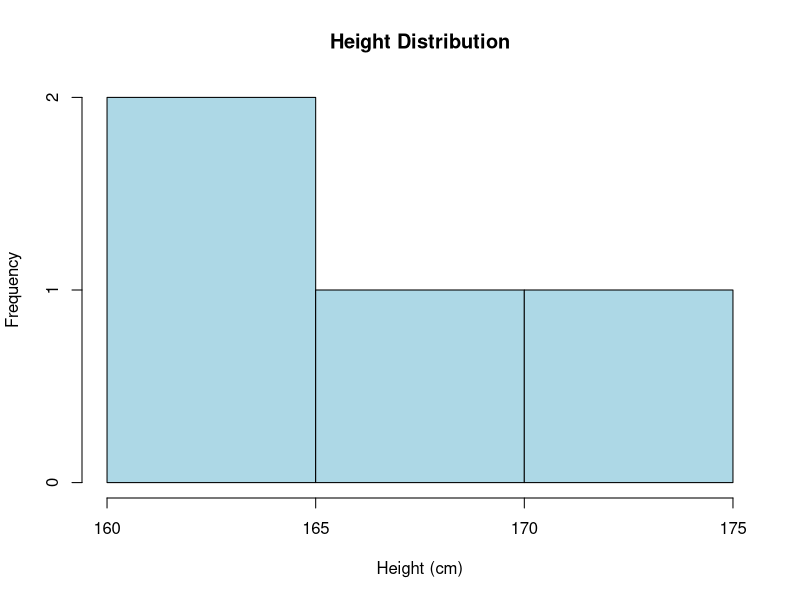
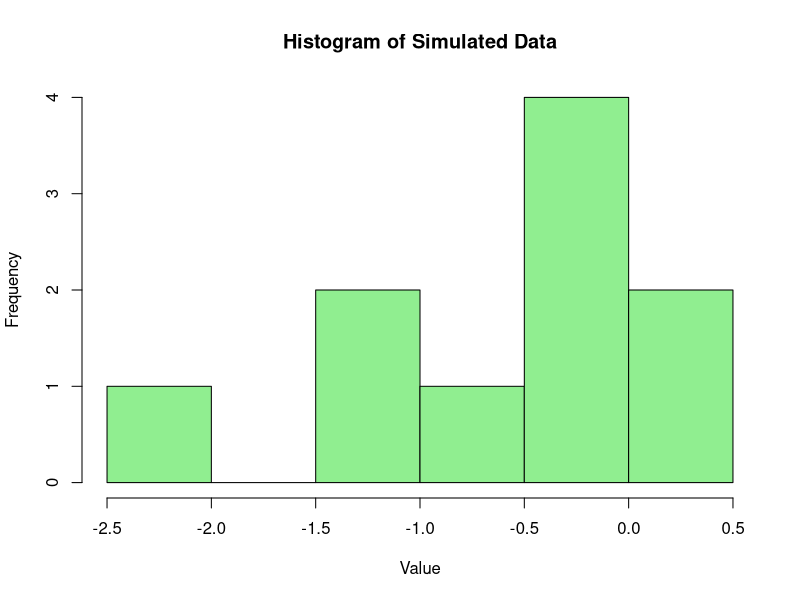
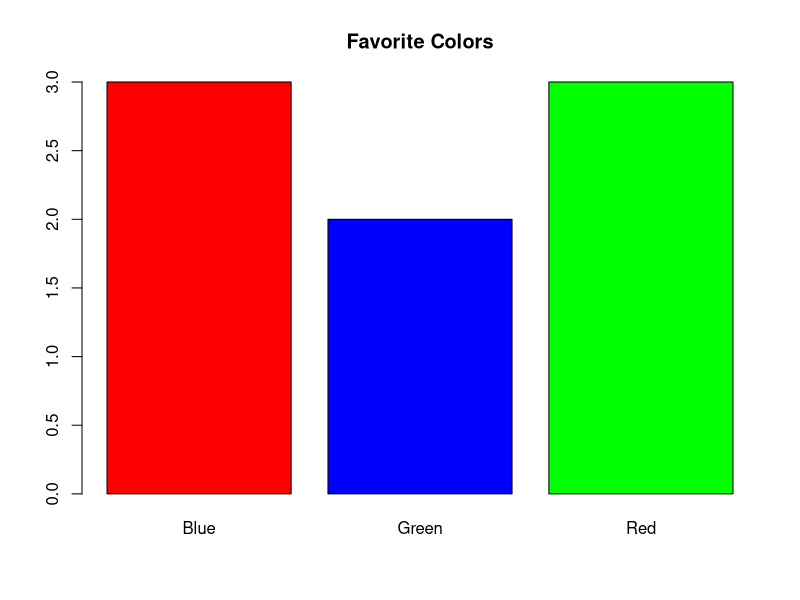
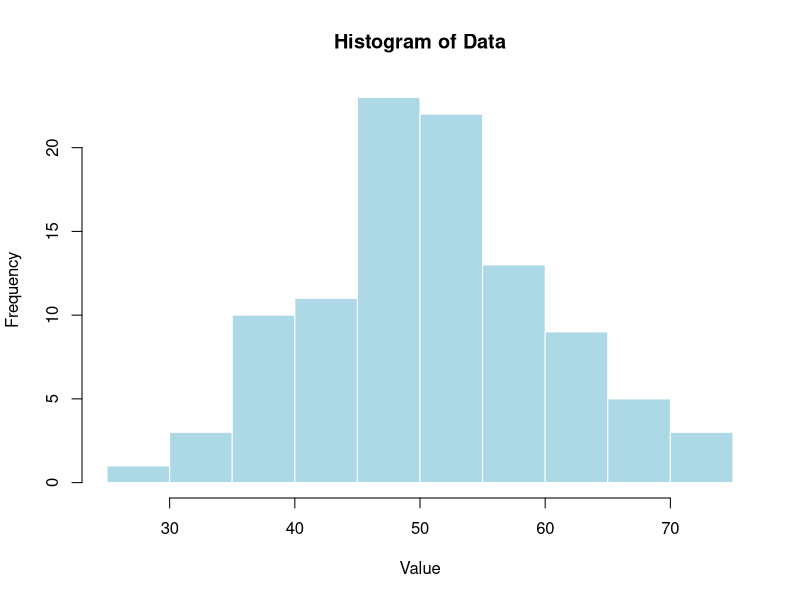
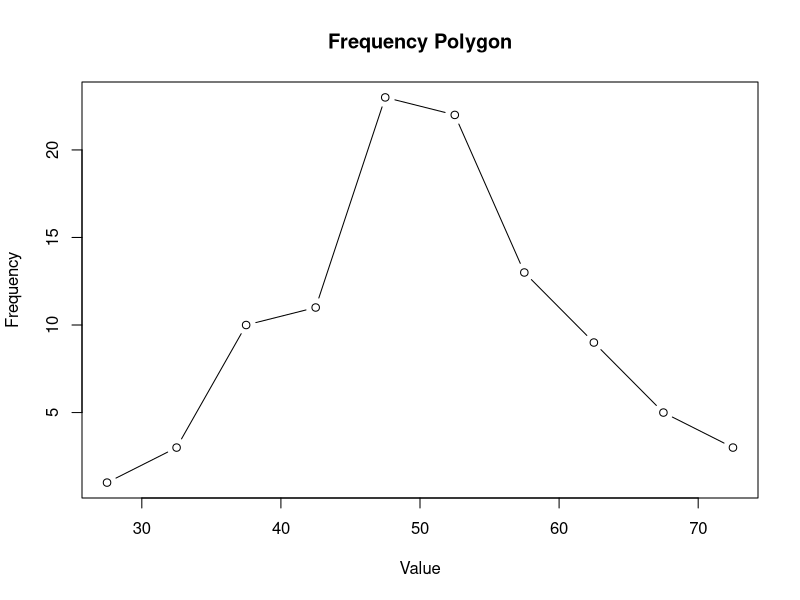
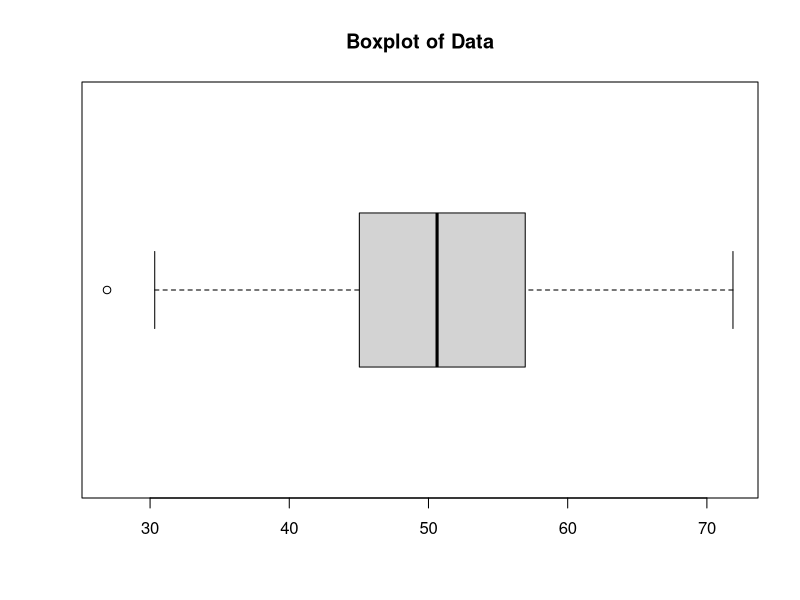
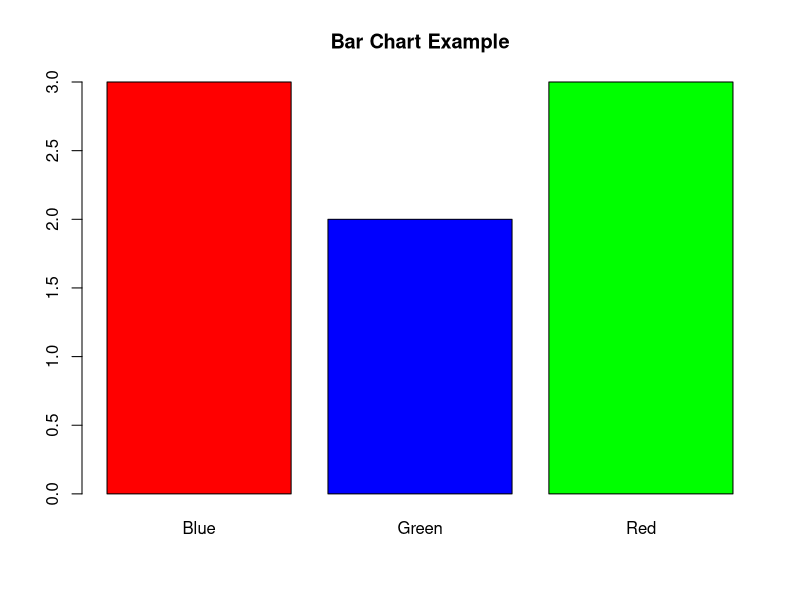
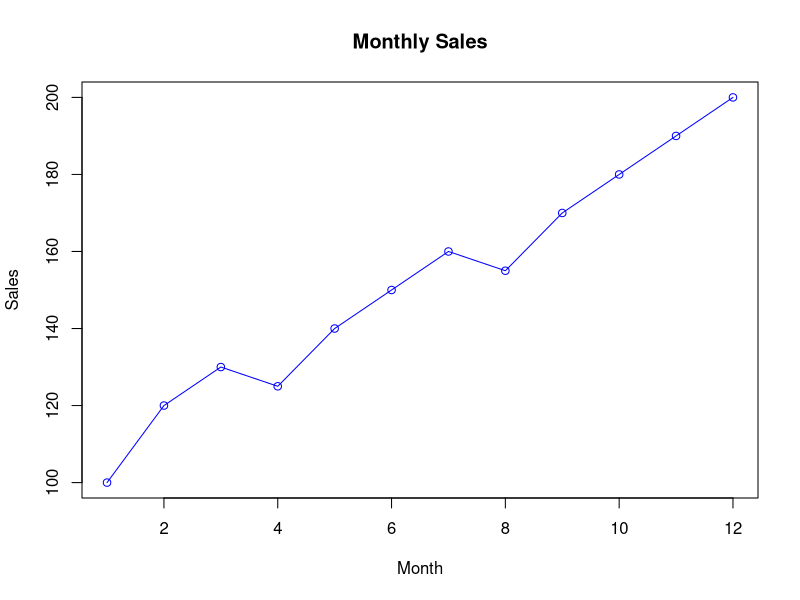

Reproduce these figures in R, in order.
## ---- chunk 1
# Simulate a small dataset
set.seed(123)
data <- c(5, 7, 8, 6, 9, 10)

# Compute descriptive statistics
mean(data)      # Average
median(data)    # Middle value
sd(data)        # Standard deviation
## ---- chunk 2
# Qualitative and quantitative variables
gender <- c("Male", "Female", "Female", "Male")
height <- c(170, 165, 160, 175)

table(gender)   # Frequency of categories
mean(height)    # Average height
## ---- chunk 3
quantile(height, probs = c(0.25, 0.5, 0.75))
## ---- chunk 4
hist(height,
     main = "Height Distribution",
     xlab = "Height (cm)",
     col = "lightblue")
## ---- chunk 5
sum(height)
## ---- chunk 6
height_m <- height / 100
height_m
## ---- chunk 7
log_height <- log(height)
log_height
## ---- chunk 8
set.seed(111)
x <- rnorm(10)
x
mean(x)
median(x)
sd(x)
## ---- chunk 9
hist(x,
     main = "Histogram of Simulated Data",
     xlab = "Value",
     col = "lightgreen")
## ---- chunk 10
quantile(x, probs = c(0.25, 0.5, 0.75))
## ---- chunk 11
# Qualitative data: Favorite color
colors <- c("Red", "Blue", "Blue", "Green", "Red", "Blue", "Green", "Red")

# Frequency table
table(colors)

# Bar chart
barplot(table(colors), main = "Favorite Colors",
        col = c("red", "blue", "green"))
## ---- chunk 12
scores <- c(45, 47, 50, 52, 53, 55, 57, 60)
stem(scores)
## ---- chunk 13
set.seed(123)
data <- rnorm(100, mean = 50, sd = 10)

hist(data,
     main = "Histogram of Data",
     xlab = "Value",
     col = "lightblue",
     border = "white")
## ---- chunk 14
hist_data <- hist(data, plot = FALSE)

plot(hist_data$mids, hist_data$counts, type = "b",
     main = "Frequency Polygon",
     xlab = "Value", ylab = "Frequency")
## ---- chunk 15
boxplot(data,
        main = "Boxplot of Data",
        horizontal = TRUE)
## ---- chunk 16
barplot(table(colors),
        main = "Bar Chart Example",
        col = c("red", "blue", "green"))
## ---- chunk 17
time <- 1:12
sales <- c(100,120,130,125,140,150,160,155,170,180,190,200)

plot(time, sales, type = "o",
     main = "Monthly Sales",
     xlab = "Month", ylab = "Sales",
     col = "blue")
## ---- chunk 18
stripchart(data,
           method = "stack",
           main = "Dot Plot",
           xlab = "Value",
           col = "darkgreen")
## ---- chunk 19
colors <- c("Red", "Blue", "Blue", "Green", "Red", "Blue", "Green", "Red")
table(colors)
barplot(table(colors), main = "Favorite Colors",
        col = c("red", "blue", "green"))
## ---- chunk 20
set.seed(123)
data <- rnorm(50, mean = 50, sd = 10)

hist(data,
     main = "Histogram of Simulated Data",
     xlab = "Value",
     col = "lightblue")
## ---- chunk 21
boxplot(data,
        main = "Boxplot of Simulated Data",
        horizontal = TRUE)

summary(data)
## ---- chunk 22
months <- 1:12
temp <- c(15,16,18,20,22,24,25,24,22,20,18,16)

plot(months, temp, type = "o",
     main = "Monthly Temperature",
     xlab = "Month",
     ylab = "Temperature (°C)",
     col = "blue")
## ---- chunk 23
# Simulate data
set.seed(123)
data <- c(5, 7, 8, 6, 9, 10, 12)

mean(data)     # Mean
median(data)   # Median

# Compute mode manually
mode_val <- names(sort(table(data), decreasing = TRUE))[1]
mode_val
## ---- chunk 24
# Skewed data
skewed <- c(2, 3, 3, 4, 4, 5, 100)

mean(skewed)
median(skewed)
## ---- chunk 25
mean(skewed, trim = 0.1)
## ---- chunk 26
range(data)       # Range
var(data)         # Variance
sd(data)          # Standard deviation
## ---- chunk 27
data_plus10 <- data + 10
mean(data_plus10)
sd(data_plus10)
## ---- chunk 28
data <- c(5, 7, 8, 6, 9, 10, 12)

mean(data)
median(data)

mode_val <- names(sort(table(data), decreasing = TRUE))[1]
mode_val
## ---- chunk 29
set.seed(123)
nums <- rnorm(100, mean = 50, sd = 10)

sd(nums)
## ---- chunk 30
skewed <- c(2, 3, 3, 4, 4, 5, 100)

mean(skewed)
median(skewed)
## ---- chunk 31
data_plus10 <- data + 10

mean(data_plus10)
sd(data_plus10)
## ---- chunk 32
set.seed(123)
study_time <- c(2, 3, 4, 5, 6, 7, 8)
exam_score <- c(50, 55, 60, 65, 70, 75, 80)

cor(study_time, exam_score)
## ---- chunk 33
plot(study_time, exam_score,
     main = "Study Time vs Exam Score",
     xlab = "Study Time (hours)",
     ylab = "Exam Score",
     pch = 19, col = "blue")
## ---- chunk 34
cov(study_time, exam_score)
## ---- chunk 35
study_time <- c(2, 3, 4, 5, 6, 7, 8)
exam_score <- c(50, 55, 60, 65, 70, 75, 80)

cor(study_time, exam_score)
## ---- chunk 36
plot(study_time, exam_score,
     main = "Study Time vs Exam Score",
     xlab = "Study Time",
     ylab = "Exam Score",
     pch = 19, col = "blue")
## ---- chunk 37
set.seed(123)
x <- rnorm(50)
y <- rnorm(50)

cor(x, y)
## ---- chunk 38
cov(study_time, exam_score)
## ---- chunk 39
# Probability of rolling a 6
favorable <- 1
total <- 6
prob <- favorable / total
prob
## ---- chunk 40
# Number of ways to choose 2 out of 5
choose(5, 2)
## ---- chunk 41
dbinom(3, size = 10, prob = 0.5)
## ---- chunk 42
dpois(2, lambda = 4)
## ---- chunk 43
dhyper(2, m = 5, n = 5, k = 3)
## ---- chunk 44
favorable <- 3  # (2, 4, 6)
total <- 6
prob_even <- favorable / total
prob_even
## ---- chunk 45
choose(8, 3)
## ---- chunk 46
dbinom(4, size = 12, prob = 0.3)
## ---- chunk 47
dpois(5, lambda = 3)
## ---- chunk 48
dhyper(1, m = 4, n = 6, k = 3)
## ---- chunk 49
set.seed(123)
population <- 1:100
sample(population, size = 10)
## ---- chunk 50
set.seed(456)
population <- 1:200
sample(population, size = 15)
## ---- chunk 51
groupA <- 1:50
groupB <- 51:100

sampleA <- sample(groupA, size = 5)
sampleB <- sample(groupB, size = 5)

c(sampleA, sampleB)
## ---- chunk 52
participants <- 1:20

group_assignment <- sample(rep(c("Treatment", "Control"), each = 10))

data.frame(Participant = participants,
           Group = group_assignment)
## ---- chunk 53
x <- seq(-4, 4, length = 100)
y <- dnorm(x, mean = 0, sd = 1)

plot(
  x, y, type = "l",
  main = "Standard Normal Curve",
  xlab = "Z",
  ylab = "Density"
)
## ---- chunk 54
x <- 70
mu <- 60
sigma <- 10

z <- (x - mu) / sigma
z
## ---- chunk 55
n <- 100
p <- 0.5

mu <- n * p
sigma <- sqrt(n * p * (1 - p))

mu
sigma
## ---- chunk 56
x <- seq(20, 80, length = 100)
y <- dnorm(x, mean = 50, sd = 10)

plot(
  x, y, type = "l",
  main = "Normal Curve (μ = 50, σ = 10)",
  xlab = "Value",
  ylab = "Density"
)
## ---- chunk 57
x <- 85
mu <- 70
sigma <- 12

z <- (x - mu) / sigma
z
## ---- chunk 58
pnorm(1.96)
## ---- chunk 59
1 - pnorm(2.33)
## ---- chunk 60
set.seed(123)
sim_data <- rnorm(1000, mean = 50, sd = 10)

mean(sim_data)
sd(sim_data)
## ---- chunk 61
set.seed(123)
data <- rnorm(100, mean = 50, sd = 10)

qqnorm(data)
qqline(data, col = "red")
## ---- chunk 62
library(MASS)

set.seed(123)
data2 <- mvrnorm(
  n = 200,
  mu = c(0, 0),
  Sigma = matrix(c(1, 0.5, 0.5, 1), 2, 2)
)

x <- data2[, 1]
y <- data2[, 2]

kde <- kde2d(x, y, n = 50)

contour(kde, main = "Contour Plot")
## ---- chunk 63
persp(
  kde$x, kde$y, kde$z,
  theta = 30, phi = 20,
  expand = 0.5,
  col = "lightblue",
  xlab = "X", ylab = "Y", zlab = "Density"
)
## ---- chunk 64
set.seed(456)
data <- rnorm(100)

qqnorm(data)
qqline(data, col = "blue")
## ---- chunk 65
skewed <- rexp(100, rate = 1)

qqnorm(skewed)
qqline(skewed, col = "red")
## ---- chunk 66
library(MASS)

set.seed(789)
data2 <- mvrnorm(
  n = 300,
  mu = c(0, 0),
  Sigma = matrix(c(1, 0.7, 0.7, 1), 2, 2)
)

x <- data2[, 1]
y <- data2[, 2]

kde <- kde2d(x, y, n = 50)

contour(kde, main = "Contour Plot Example")
## ---- chunk 67
persp(
  kde$x, kde$y, kde$z,
  theta = 40, phi = 30,
  expand = 0.5,
  col = "lightgreen",
  xlab = "X", ylab = "Y", zlab = "Density"
)
## ---- chunk 68
set.seed(123)

population <- rnorm(10000, mean = 50, sd = 10)

sample_means <- replicate(
  1000,
  mean(sample(population, size = 30))
)

hist(sample_means,
     main = "Sampling Distribution of the Mean",
     col = "lightblue")

mean(sample_means)
sd(sample_means)
## ---- chunk 69
set.seed(456)

population <- rnorm(10000, mean = 100, sd = 15)

sample_means <- replicate(
  1000,
  mean(sample(population, size = 50))
)

mean(sample_means)
sd(sample_means)
## ---- chunk 70
hist(sample_means,
     main = "Sampling Distribution (n = 50)",
     col = "lightgreen")
## ---- chunk 71
sigma <- 15
n <- 100

SE <- sigma / sqrt(n)
SE
## ---- chunk 72
set.seed(789)

p <- 0.4
n <- 200

sample_props <- replicate(
  1000,
  mean(rbinom(n, size = 1, prob = p))
)

mean(sample_props)
sd(sample_props)
## ---- chunk 73
set.seed(123)

data <- rnorm(30, mean = 50, sd = 10)

xbar <- mean(data)
s <- sd(data)
n <- length(data)

alpha <- 0.05
t_crit <- qt(1 - alpha/2, df = n - 1)

margin <- t_crit * s / sqrt(n)

CI <- c(xbar - margin, xbar + margin)
CI
## ---- chunk 74
set.seed(456)

data <- rnorm(40, mean = 100, sd = 15)

xbar <- mean(data)
s <- sd(data)
n <- length(data)

alpha <- 0.05
t_crit <- qt(1 - alpha/2, df = n - 1)

margin <- t_crit * s / sqrt(n)

CI <- c(xbar - margin, xbar + margin)
CI
## ---- chunk 75
group1 <- rnorm(30, mean = 50, sd = 10)
group2 <- rnorm(30, mean = 55, sd = 10)

mean_diff <- mean(group1) - mean(group2)

s1 <- sd(group1)
s2 <- sd(group2)

n1 <- length(group1)
n2 <- length(group2)

SE <- sqrt(s1^2/n1 + s2^2/n2)

t_crit <- qt(0.975, df = n1 + n2 - 2)

CI_diff <- c(mean_diff - t_crit * SE,
             mean_diff + t_crit * SE)

CI_diff
## ---- chunk 76
p_hat <- 0.4
n <- 200

z_crit <- qnorm(0.975)

margin <- z_crit * sqrt(p_hat * (1 - p_hat) / n)

CI_prop <- c(p_hat - margin, p_hat + margin)
CI_prop
## ---- chunk 77
set.seed(789)

widths <- replicate(1000, {
  data <- rnorm(30, mean = 50, sd = 10)

  xbar <- mean(data)
  s <- sd(data)
  n <- length(data)

  t_crit <- qt(0.975, df = n - 1)
  margin <- t_crit * s / sqrt(n)

  2 * margin
})

mean(widths)
